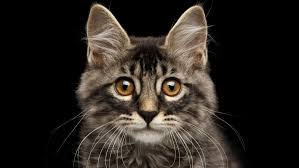
#> input picture scripts/L_1/d.jpeg, 299 x 168 px
$ python 1.2.py
#> lines starting #> are read from the running program, lines starting #| are printed output that depends on the picture
import numpy as np
import cv2
from matplotlib import pyplot as plt

img = cv2.imread('d.jpeg',0)
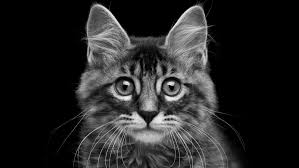
#> img: shape (168, 299); min 0, max 250, mean 37.6

plt.imshow(img, cmap = 'gray', interpolation = 'bicubic')
plt.xticks([]), plt.yticks([])    # to hide tick values on X and Y axis
plt.show()
